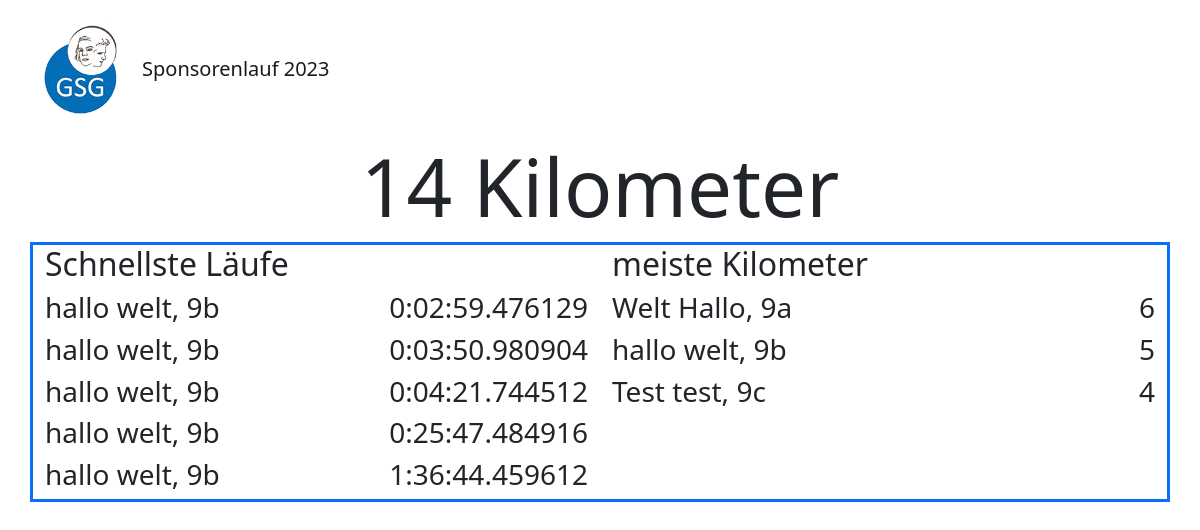
The page /leaderboard on the database as committed earlier.
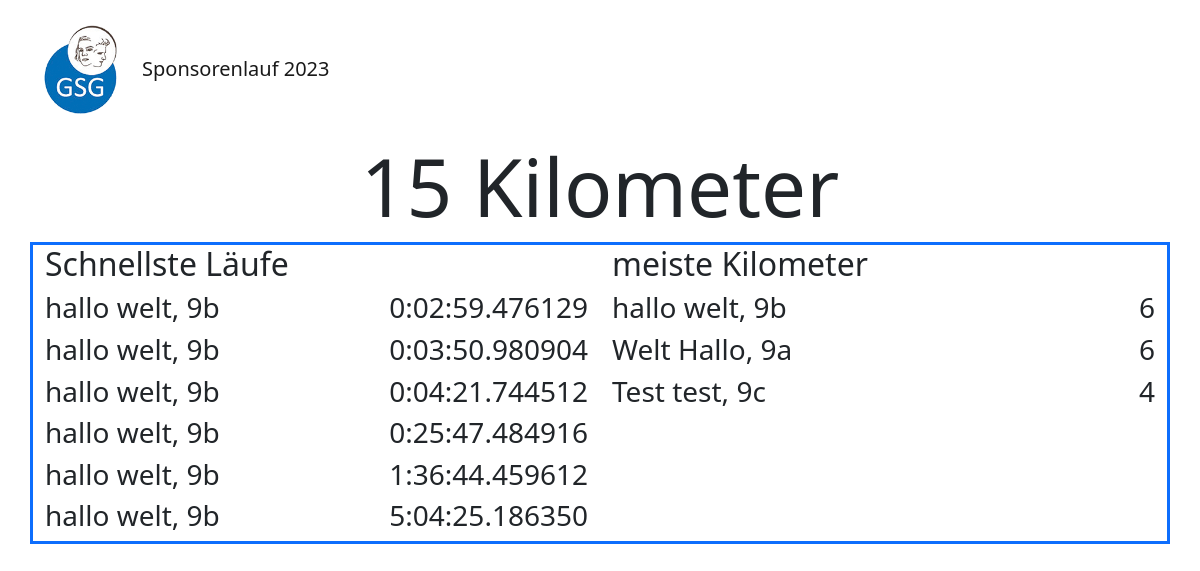
The same page on the database as committed later.
### server/models.py (models this page shows, shortened)
class Runde(models.Model):
    student = models.ForeignKey(Student, on_delete=models.CASCADE)
    number = models.IntegerField()
    endtime = models.TimeField(auto_now_add=True)
    time = models.CharField(max_length=200)

class Student(models.Model):
    code = models.CharField(max_length=6, primary_key=True, unique=True)
    name = models.CharField(max_length=200)
    lastseen = models.FloatField(default=time.time())
    kilometer = models.IntegerField(default=0)

### server/views.py (the view)
# urls.py: path("leaderboard", views.leaderboard, name="leaderboard"),
def leaderboard(request):
    kilometer = School.objects.get().kilometer
    lauf = Runde.objects.order_by("time")
    meiste_kilometer = Student.objects.order_by("-kilometer")
    return render(request, "leaderboard.html", {'kilometer': kilometer, 'lauf': lauf, 'meiste_kilometer': meiste_kilometer})

### server/templates/leaderboard.html (shortened to what this page needs)
{% load static %}
<!DOCTYPE html>
<html lang="de">
<head>
    <link rel="stylesheet" href="{% static 'assets/bootstrap/css/bootstrap.min.css' %}">
    <link rel="stylesheet" href="{% static 'assets/fonts/fontawesome-all.min.css' %}">
    <link rel="stylesheet" href="{% static 'assets/css/Navbar-Right-Links-Dark-icons.css' %}">
</head>
<body>
    <nav class="navbar navbar-light navbar-expand-md py-3">
        <div class="container"><a class="navbar-brand d-flex align-items-center" href="#"><img src="{% static 'assets/img/LogoGSG-1952467691.png' %}" width="79" height="96"><span style="margin: 21px;">Sponsorenlauf 2023</span></a></div>
    </nav>
    <div class="container">
        <h1 class="display-1" style="text-align: center;">{{ kilometer }} Kilometer</h1>
    </div>
    <div class="container" style="position: relative;display: block;border-style: solid;border-color: var(--bs-blue);">
        <div class="row">
            <div class="col-md-6">
                <h2>Schnellste Läufe</h2>
                {% for lauf in lauf %}
                <div class="row">
                    <div class="col-auto">
                        <h3>{{ lauf.student.name }}</h3>
                    </div>
                    <div class="col" style="border-width: 0px;border-color: rgb(0,0,0);">
                        <h3 style="text-align: right;">{{ lauf.time }}</h3>
                    </div>
                </div>
                {% endfor %}
            </div>
            <div class="col-md-6">
                <h2>meiste Kilometer</h2>
                {% for student in meiste_kilometer %}
                <div class="row">
                    <div class="col-auto">
                        <h3>{{ student.name }}</h3>
                    </div>
                    <div class="col">
                        <h3 style="text-align: right;">{{ student.kilometer }}</h3>
                    </div>
                </div>
                {% endfor %}
            </div>
        </div>
    </div>
</body>
</html>

Rows that differ between the two databases and show on the page:
added Runde: student.name "hallo welt, 9b", time "5:04:25.186350"
changed Student "hallo welt, 9b": kilometer "5" → "6"; moves up the list
Other text that changed with them:
{{ kilometer }}: "14" → "15"
